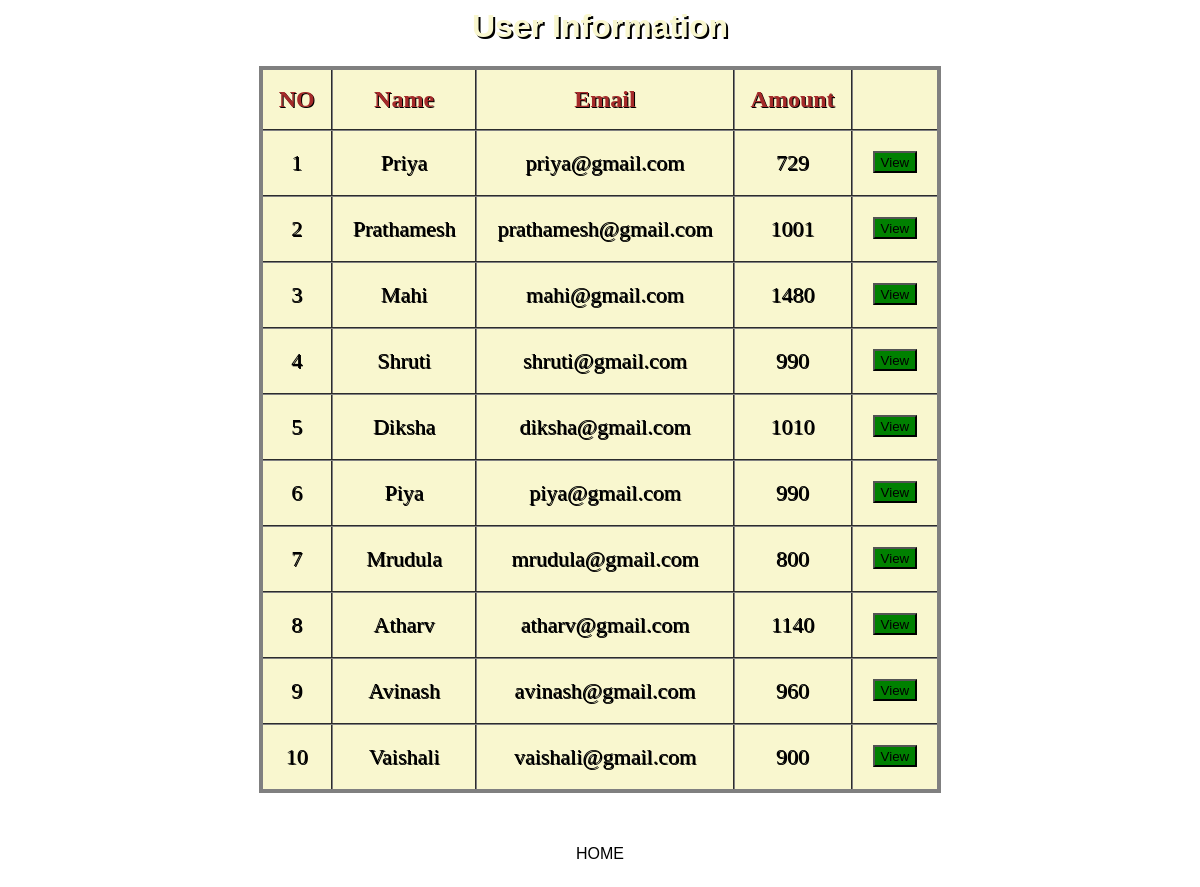
The app's page /getdetail.php with its own data.
### tables this page shows
CREATE TABLE `users` (
  `name` varchar(50) NOT NULL,
  `email` varchar(50) NOT NULL,
  `amount` double DEFAULT NULL
);

### getdetail.php (the view, shortened to what this page needs)
<?php
$con=mysqli_connect('localhost','root','','banking_system');
$q="select * from users ";
$result=mysqli_query($con,$q);
?>
<html>
<head>
   <link rel="stylesheet" href="button2.css">
</head>
<body>
	<h1 style="color:#f9f7cf;text-shadow: 2px 2px black;">User Information</h1>
    <table class="flat-table-1">
		<thead>
			<th>NO</th>
			<th>Name</th>
			<th>Email</th>
			<th>Amount</th>
			<th></th>
		</thead>
		<tbody>
		<tr>
			<?php
				$row=mysqli_fetch_array($result);
			?>
			<td> 1</td>
			<td><?php echo  $row["name"]; ?></td>
			<td><?php echo  $row["email"]; ?></td>
			<td><?php echo  $row["amount"]; ?></td>
			<td>
				<form action="user.php" method="post"  class="view">
					<button class="button1" type="submit" name="name" value="Monika">View</button>
				</form>
			</td>
		</tr>
		<tr>
			<?php
				$row=mysqli_fetch_array($result);
			?>
			<td> 2</td>
			<td ><?php echo  $row["name"]; ?></td>
			<td><?php echo  $row["email"]; ?></td>
			<td><?php echo  $row["amount"]; ?></td>
			<td>
				<form action="user.php" method="post" class="view">
					<button class="button1" type="submit" name="name" value="Prathamesh">View</button>
				</form>
			</td>
		</tr>
        <tr>
			<?php
				$row=mysqli_fetch_array($result);
			?>
			<td> 3</td>
			<td><?php echo  $row["name"]; ?></td>
			<td><?php echo  $row["email"]; ?></td>
			<td><?php echo  $row["amount"]; ?></td>
			<td>
				<form action="user.php" method="post" class="view">
					<button class="button1" type="submit" name="name" value="Mahi">View</button>
				</form>
			</td>
		</tr>
        <tr>
			<?php
				$row=mysqli_fetch_array($result);
			?>
			<td> 4</td>
			<td><?php echo  $row["name"]; ?></td>
			<td><?php echo  $row["email"]; ?></td>
			<td><?php echo  $row["amount"]; ?></td>
			<td>
				<form action="user.php" method="post" class="view">
					<button class="button1" type="submit" name="name" value="Shruti">View</button>
				</form>
			</td>
        </tr>
        <tr>
			<?php
				$row=mysqli_fetch_array($result);
			?>
			<td> 5</td>
			<td><?php echo  $row["name"]; ?></td>
			<td><?php echo  $row["email"]; ?></td>
			<td><?php echo  $row["amount"]; ?></td>
			<td>
				<form action="user.php" method="post" class="view">
					<button class="button1" type="submit" name="name" value="Diksha">View</button>
				</form>
			</td>
		</tr>
        <tr>
			<?php
				$row=mysqli_fetch_array($result);
			?>
			<td> 6</td>
			<td><?php echo  $row["name"]; ?></td>
			<td><?php echo  $row["email"]; ?></td>
			<td><?php echo  $row["amount"]; ?></td>
			<td>
				<form action="user.php" method="post" class="view">
					<button class="button1" type="submit" name="name" value="Piya">View</button>
				</form>
			</td>
        </tr>
        <tr>
			<?php
				$row=mysqli_fetch_array($result);
			?>
			<td> 7</td>
			<td><?php echo  $row["name"]; ?></td>
			<td><?php echo  $row["email"]; ?></td>
			<td><?php echo  $row["amount"]; ?></td>
			<td>
				<form action="user.php" method="post" class="view">
					<button class="button1"type="submit" name="name" value="Mrudula">View</button>
				</form>
			</td>
		</tr>
        <tr>
			<?php
				$row=mysqli_fetch_array($result);
			?>
			<td> 8</td>
			<td><?php echo  $row["name"]; ?></td>
			<td><?php echo  $row["email"]; ?></td>
			<td><?php echo  $row["amount"]; ?></td>
			<td>
				<form action="user.php" method="post" class="view">
					<button class="button1"type="submit" name="name" value="Atharv">View</button>
				</form>
			</td>
		</tr>
        <tr>
			<?php
				$row=mysqli_fetch_array($result);
			?>
			<td> 9</td>
			<td><?php echo  $row["name"]; ?></td>
			<td><?php echo  $row["email"]; ?></td>
			<td><?php echo  $row["amount"]; ?></td>
			<td>
				<form action="user.php" method="post" class="view">
					<button class="button1"type="submit" name="name" value="Avinash">View</button>
				</form>
			</td>
        </tr>
        <tr>
			<?php
				$row=mysqli_fetch_array($result);
			?>
			<td> 10</td>
			<td><?php echo  $row["name"]; ?></td>
			<td><?php echo  $row["email"]; ?></td>
			<td><?php echo  $row["amount"]; ?></td>
			<td>
				<form action="user.php" method="post" class="view">
					<button class="button1"type="submit" name="name" value="Vaishali">View</button>
				</form>
			</td>
		</tr>
		</tbody>
	</table><br><br>
<div class="buttons">
	<a href="index.php">
    <button class="btn">HOME</button>
	</a>
</div>
</body>
</html>

### button2.css (style rules this page uses)
.btn { height:50px; width:200px; font-size:16px; background:transparent; text-decoration: none; border: 1px solid white; position: relative; overflow: hidden; cursor:pointer; }
.btn:before { content: ""; position: absolute; top: 0; left: -100%; width: 100%; height: 100%; background: linear-gradient( 120deg, transparent, white, transparent ); transition: all 500ms; }

### getdetail.php (style rules this page uses)
.btn { cursor:pointer; }
body { text-align:center; }
.flat-table-1 { background: #f9f7cf; }
h1 { font-family: Arial, Times, serif; }
table { text-align:center; margin-left: auto; margin-right: auto; border:4px solid gray; border-collapse:collapse; }
th { color:violet; font-size:24px; padding:16px; }
th { color: brown; font-size: 24px; padding: 16px; }
td { text-align:center; font-size:22px; color: black; padding: 0px 20px 0px 20px; }
tr { transition: background 0.3s, box-shadow 0.3s; }
th,td { border-collapse:collapse; border:2px groove gray; text-shadow: 1px 1px black; }
.button1 { background-color:green; text-align:center; padding-top:2px; }
.view { top:50%; padding-top:20px; text-align:center; }
body { background-image:url("images/2.jpg"); background-position: center; background-repeat: no-repeat; background-size: cover; }

### records on screen
users: name "Priya", email "priya@gmail.com", amount "729"
users: name "Prathamesh", email "prathamesh@gmail.com", amount "1001"
users: name "Mahi", email "mahi@gmail.com", amount "1480"
users: name "Shruti", email "shruti@gmail.com", amount "990"
users: name "Diksha", email "diksha@gmail.com", amount "1010"
users: name "Piya", email "piya@gmail.com", amount "990"
users: name "Mrudula", email "mrudula@gmail.com", amount "800"
users: name "Atharv", email "atharv@gmail.com", amount "1140"
users: name "Avinash", email "avinash@gmail.com", amount "960"
users: name "Vaishali", email "vaishali@gmail.com", amount "900"
